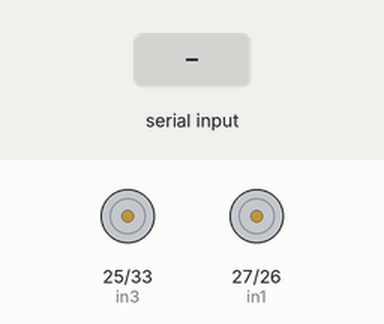
A sketch run on a simulated ESP32. Parts: motor-driver pin pairs drawn as motors (green arrow = first pin HIGH = forward, orange = second pin HIGH = backward, longer = more drive). Inputs (shaded band) come from the test bench. Nothing arrives over Bluetooth unless stated.

Above: at 1.2 s.
1.3 s: "a" received over the second serial link
At 1.9 s:
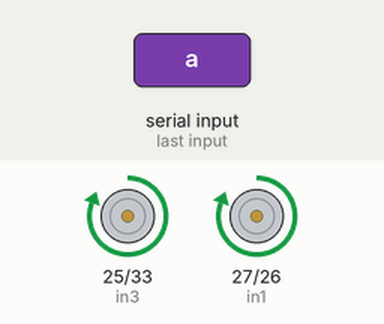
2.8 s: "b" received over the second serial link
At 4.0 s:
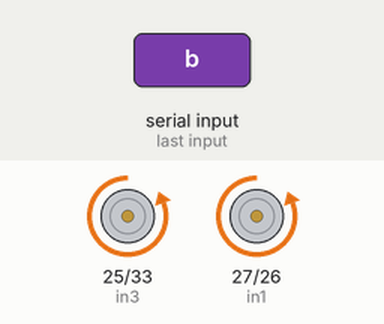
4.3 s: "c" received over the second serial link
At 5.4 s:
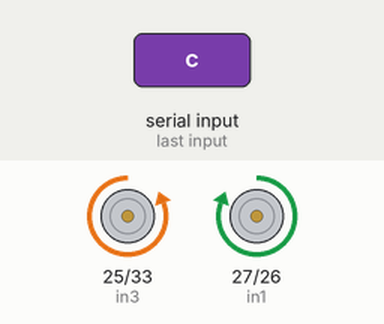
5.8 s: "d" received over the second serial link
At 6.5 s:
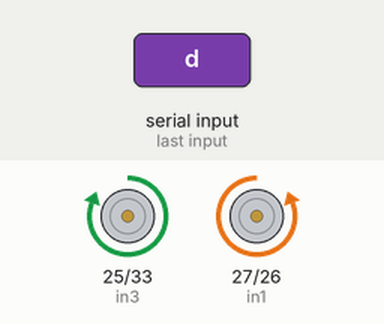
7.3 s: "e" received over the second serial link
At 7.6 s:
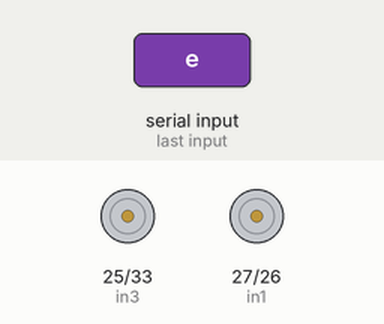
Timing chart, 0 to 9.8 s (numbered marks = the images above; inputs shaded):
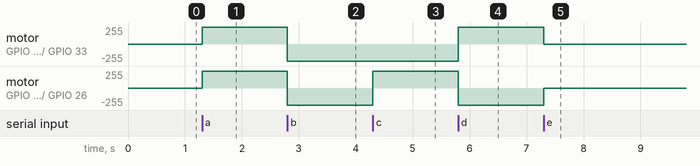

Measured:
- after the input at 1.3 s, motor on GPIO 25 (in3) / GPIO 33 (in4), motor on GPIO 27 (in1) / GPIO 26 (in2): stopped → forward 255/255 at once
- after the input at 2.8 s, motor on GPIO 25 (in3) / GPIO 33 (in4), motor on GPIO 27 (in1) / GPIO 26 (in2): forward 255/255 → backward 255/255 at once
- after the input at 4.3 s, motor on GPIO 27 (in1) / GPIO 26 (in2): backward 255/255 → forward 255/255 at once
- after the input at 5.8 s, motor on GPIO 25 (in3) / GPIO 33 (in4): backward 255/255 → forward 255/255 at once; motor on GPIO 27 (in1) / GPIO 26 (in2): forward 255/255 → backward 255/255 at once
- after the input at 7.3 s, motor on GPIO 25 (in3) / GPIO 33 (in4): forward 255/255 → stopped at once; motor on GPIO 27 (in1) / GPIO 26 (in2): backward 255/255 → stopped at once

The sketch:

bluebot-esp32.ino
```cpp
#include <BluetoothSerial.h>
BluetoothSerial btSerial;
#define BT_NAME "ESP32BT-SCT" // Set bluetooth name

int bluetooth_signal = 0;

int in1 = 27;
int in2 = 26;
int in3 = 25;
int in4 = 33;

void setup()
{
  Serial.begin(115200);
  btSerial.begin(BT_NAME);
  pinMode(27, OUTPUT);
  pinMode(26, OUTPUT);
  pinMode(25, OUTPUT);
  pinMode(33, OUTPUT);
}

void loop()
{
  bluetoothControl();
}

void bluetoothControl()
{
  if (btSerial.available() > 0)
  {
    bluetooth_signal = btSerial.read();
  }
  switch (bluetooth_signal)
  {

/*Car moving control*/

    case 'a':
    {
      goForward(255, 255);
      break;
    }

    case 'b':
    {
      goBackward(255, 255);
      break;
    }

    case 'c':
    {
      turnLeft();
      break;
    }

    case 'd':
    {
      turnRight();
      break;
    }

    case 'e':
    {
      stopCar();
      break;
    }
  }
}

void goForward( byte rightLeft, byte rightSpeed)
{
  digitalWrite(in1, 1);
  digitalWrite(in2, 0);
  digitalWrite(in3, 1);
  digitalWrite(in4, 0);
}

void turnLeft()
{
  digitalWrite(in1, 1);
  digitalWrite(in2, 0);
  digitalWrite(in3, 0);
  digitalWrite(in4, 1);
}

void turnRight()
{
  digitalWrite(in1, 0);
  digitalWrite(in2, 1);
  digitalWrite(in3, 1);
  digitalWrite(in4, 0);
}

void goBackward(byte leftSpeed, byte rightSpeed)
{
  digitalWrite(in1, 0);
  digitalWrite(in2, 1);
  digitalWrite(in3, 0);
  digitalWrite(in4,1);
}

void stopCar()
{
  digitalWrite(in1, 0);
  digitalWrite(in2, 0);
  digitalWrite(in3, 0);
  digitalWrite(in4, 0);
}
```
